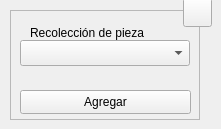
  <widget class="QWidget" name="centralwidget">
   <widget class="QFrame" name="frame">
    <property name="geometry">
     <rect>
      <x>10</x>
      <y>10</y>
      <width>190</width>
      <height>110</height>
     </rect>
    </property>
    <property name="sizePolicy">
     <sizepolicy hsizetype="Fixed" vsizetype="Fixed">
      <horstretch>0</horstretch>
      <verstretch>0</verstretch>
     </sizepolicy>
    </property>
    <property name="minimumSize">
     <size>
      <width>190</width>
      <height>110</height>
     </size>
    </property>
    <property name="maximumSize">
     <size>
      <width>190</width>
      <height>110</height>
     </size>
    </property>
    <property name="frameShape">
     <enum>QFrame::StyledPanel</enum>
    </property>
    <property name="frameShadow">
     <enum>QFrame::Raised</enum>
    </property>
    <widget class="QLabel" name="lbl_clt">
     <property name="enabled">
      <bool>true</bool>
     </property>
     <property name="geometry">
      <rect>
       <x>20</x>
       <y>10</y>
       <width>121</width>
       <height>26</height>
      </rect>
     </property>
     <property name="text">
      <string>Recolección de pieza</string>
     </property>
     <property name="buddy">
      <cstring>lbl_clt</cstring>
     </property>
    </widget>
    <widget class="QComboBox" name="cbx_clt">
     <property name="geometry">
      <rect>
       <x>10</x>
       <y>30</y>
       <width>170</width>
       <height>26</height>
      </rect>
     </property>
     <property name="minimumSize">
      <size>
       <width>170</width>
       <height>26</height>
      </size>
     </property>
     <property name="maximumSize">
      <size>
       <width>170</width>
       <height>16777215</height>
      </size>
     </property>
     <property name="toolTip">
      <string>Seleccione el modo de recolección de pieza</string>
     </property>
    </widget>
    <widget class="QPushButton" name="btn_save">
     <property name="geometry">
      <rect>
       <x>10</x>
       <y>80</y>
       <width>171</width>
       <height>24</height>
      </rect>
     </property>
     <property name="sizePolicy">
      <sizepolicy hsizetype="Expanding" vsizetype="Expanding">
       <horstretch>0</horstretch>
       <verstretch>0</verstretch>
      </sizepolicy>
     </property>
     <property name="minimumSize">
      <size>
       <width>88</width>
       <height>0</height>
      </size>
     </property>
     <property name="toolTip">
      <string>Agregar los datos al programa CNC</string>
     </property>
     <property name="statusTip">
      <string/>
     </property>
     <property name="text">
      <string>Agregar</string>
     </property>
     <property name="shortcut">
      <string>Ctrl+S</string>
     </property>
     <property name="autoDefault">
      <bool>true</bool>
     </property>
    </widget>
    <zorder>cbx_clt</zorder>
    <zorder>lbl_clt</zorder>
    <zorder>btn_save</zorder>
   </widget>
   <widget class="QToolButton" name="btn_help">
    <property name="geometry">
     <rect>
      <x>183</x>
      <y>-2</y>
      <width>29</width>
      <height>29</height>
     </rect>
    </property>
    <property name="font">
     <font>
      <pointsize>20</pointsize>
      <bold>true</bold>
     </font>
    </property>
    <property name="text">
     <string/>
    </property>
    <property name="icon">
     <iconset resource="../../resources/resources.qrc">
      <normaloff>:/icons/question.png</normaloff>:/icons/question.png</iconset>
    </property>
    <property name="iconSize">
     <size>
      <width>20</width>
      <height>20</height>
     </size>
    </property>
    <property name="shortcut">
     <string>F1</string>
    </property>
   </widget>
  </widget>
